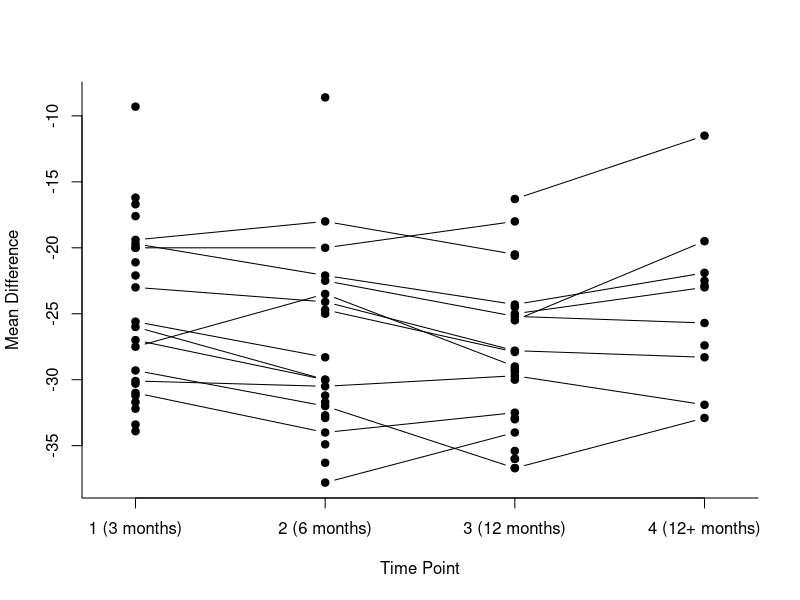

Source code (R):
library(metafor)


### Name: dat.ishak2007
### Title: Studies on Deep-Brain Stimulation
### Aliases: dat.ishak2007
### Keywords: datasets

### ** Examples

### load data
dat <- get(data(dat.ishak2007))

### create long format dataset
dat.long <- reshape(dat, direction="long", idvar="study", v.names=c("yi","vi"),
                    varying=list(c(2,4,6,8), c(3,5,7,9)))
dat.long <- dat.long[order(dat.long$study, dat.long$time),]
rownames(dat.long) <- 1:nrow(dat.long)

### remove missing measurement occasions from dat.long
is.miss  <- is.na(dat.long$yi)
dat.long <- dat.long[!is.miss,]

### construct the full (block diagonal) V matrix with an AR(1) structure
rho.within <- .97 ### value as estimated by Ishak et al. (2007)
V <- lapply(split(with(dat, cbind(v1i, v2i, v3i, v4i)), dat$study), diag)
V <- lapply(V, function(v) sqrt(v) %*% toeplitz(ARMAacf(ar=rho.within, lag.max=3)) %*% sqrt(v))
V <- bldiag(V)
V <- V[!is.miss,!is.miss] ### remove missing measurement occasions from V

### plot data
with(dat.long, interaction.plot(time, study, yi, type="b", pch=19, lty="solid", xaxt="n",
               legend=FALSE, xlab="Time Point", ylab="Mean Difference", bty="l"))
axis(side=1, at=1:4, lab=c("1 (3 months)", "2 (6 months)", "3 (12 months)", "4 (12+ months)"))

### multivariate model with heteroscedastic AR(1) structure for the true effects
res <- rma.mv(yi, V, mods = ~ factor(time) - 1, random = ~ time | study,
              struct = "HAR", data = dat.long)
print(res, digits=2)
